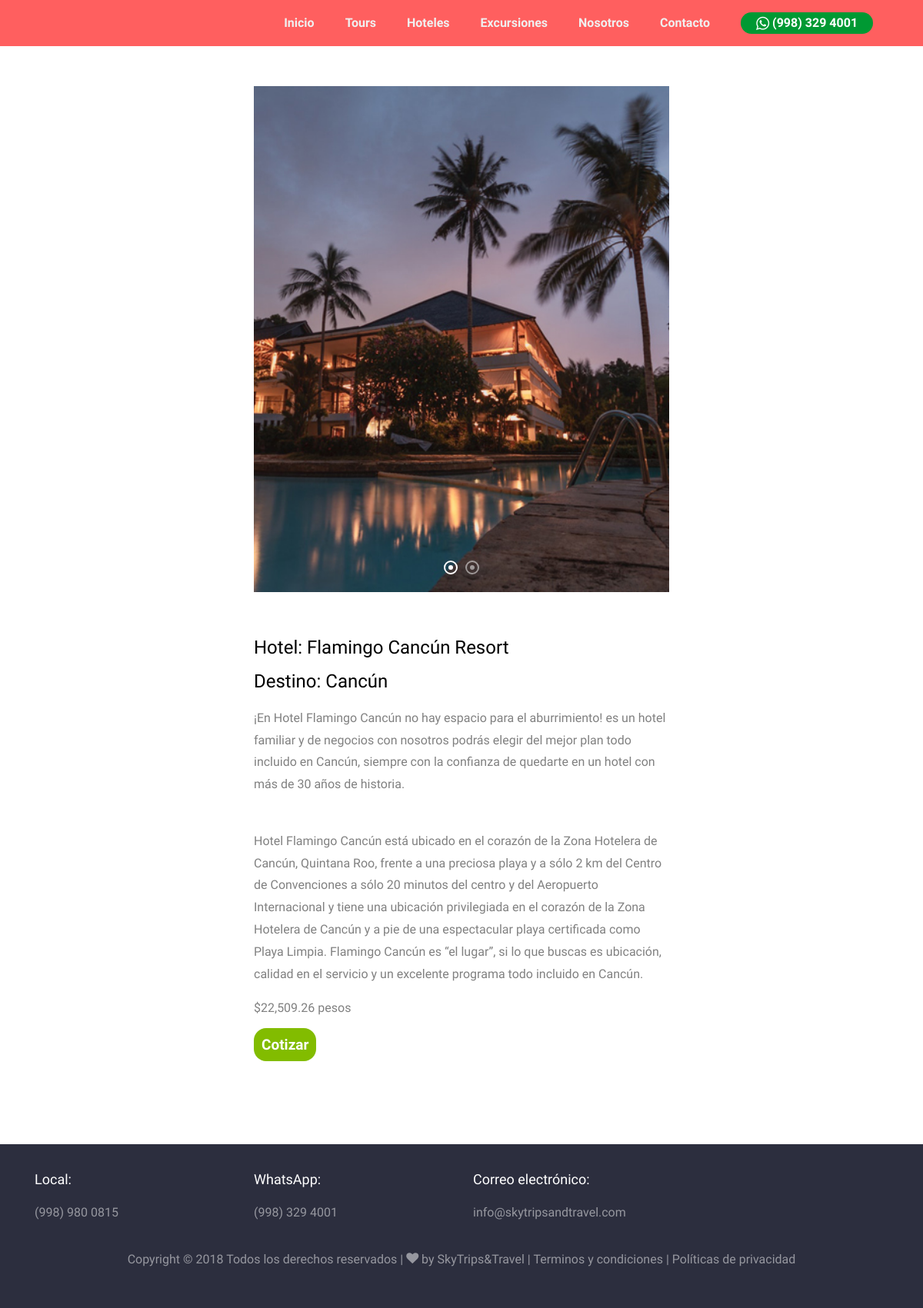
The app's page /hoteles/10, older data.
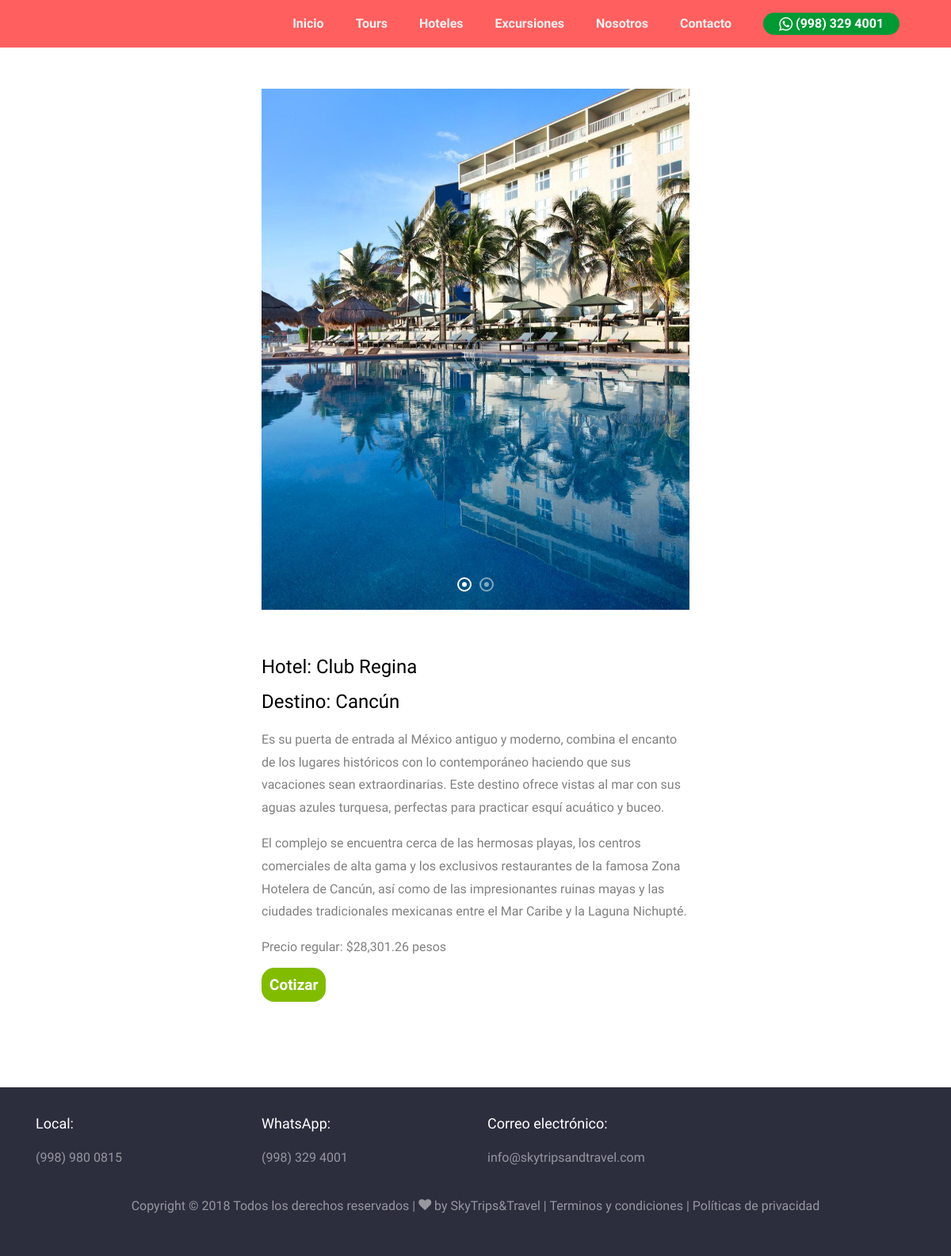
The same page, newer data.
### hoteles/models.py (models this page shows, shortened)
class imagenes(models.Model):
    property = models.ForeignKey(Hotele, related_name='images', on_delete=models.PROTECT)
    image = models.ImageField()
    class Meta:
        verbose_name = 'imagen'
        verbose_name_plural = 'Slider detalle'

class Hotele(models.Model):
    destino = models.CharField(max_length=50)
    nombre_hotel = models.CharField(max_length=50)
    capacidad_habitacion = models.CharField(max_length=50)
    costo = models.CharField(max_length=50)
    descripción = RichTextField()
    imagen = models.ImageField(verbose_name="Imagen", upload_to="hoteles")
    recomendado = models.BooleanField()
    creacion = models.DateTimeField(auto_now_add=True, verbose_name="Fecha de creación")
    actualizacion = models.DateTimeField(auto_now=True, verbose_name="Fecha de actualizacion")
    class Meta:
        verbose_name = 'Hoteles'
        verbose_name_plural = 'Hoteles'
        ordering = ['-creacion']

### hoteles/views.py (the view)
# urls.py: path('hoteles/<int:pk>', hoteles_views.hoteles_details, name="hoteles"),
def hoteles_details(request, pk):
    property = Hotele.objects.get(pk=pk)
    image_list = property.images.all()
    return render(request, "hoteles/hotelesdetails.html", {'hotel': property,'slider':image_list})

### hoteles/templates/hoteles/hotelesdetails.html (shortened to what this page needs)
{% extends 'core/base.html' %}
{% block  content %}
<section class="ftco-section">
  <div class="container">
    <div class="row">
      <div class="col-lg-12">
        <div class="row justify-content-center">
            <div class="col-md-6 col-lg-6 mb-6 ftco-animate">
              <section class="home-slider owl-carousel">
                {% for slide in slider %}
                  <div class="slider-item" style="min-height: 350px;background-image: url('{{slide.image.url}}');" data-stellar-background-ratio="0.5">
                  </div>
                {% endfor %}
              </section>
              <br>
              <h4 class="heading">Hotel: {{hotel.nombre_hotel}}</h3>
              <h4>Destino: {{hotel.destino}}</h4>
              <p>{{hotel.descripción|safe}}</p>
              <p class="price">{{hotel.costo}}</p>
              <a href="http://bit.ly/2OmOBYh" target="_blank"><span class="bt-copmprar price" style="color:white!important;font-size:19px;">Cotizar</span></a>
            </div>
        </div>
    </div>
  </div>
</section>
{% endblock %}

Row changes from the older to the newer data that the page shows:
changed imagenes: image: a different picture
changed Hotele "Cancún": nombre_hotel "Flamingo Cancún Resort" → "Club Regina"; descripción "¡En Hotel Flamingo Cancún no hay espacio para el aburrimiento! es un hotel familiar y de negocios con nosotros podrás elegir del mejor plan todo incluido en Cancún, siempre con la confianza de quedarte en un hotel con más de 30 años de historia. Hotel Flamingo Cancún está ubicado en el corazón de la Zona Hotelera de Cancún, Quintana Roo, frente a una preciosa playa y a sólo 2 km del Centro de Convenciones a sólo 20 minutos del centro y del Aeropuerto Internacional y tiene una ubicación privilegiada en el corazón de la Zona Hotelera de Cancún y a pie de una espectacular playa certificada como Playa Limpia. Flamingo Cancún es “el lugar”, si lo que buscas es ubicación, calidad en el servicio y…" → "Es su puerta de entrada al México antiguo y moderno, combina el encanto de los lugares históricos con lo contemporáneo haciendo que sus vacaciones sean extraordinarias. Este destino ofrece vistas al mar con sus aguas azules turquesa, perfectas para practicar esquí acuático y buceo. El complejo se encuentra cerca de las hermosas playas, los centros comerciales de alta gama y los exclusivos restaurantes de la famosa Zona Hotelera de Cancún, así como de las impresionantes ruinas mayas y las ciudades tradicionales mexicanas entre el Mar Caribe y la Laguna Nichupté."; costo "$22,509.26 pesos" → "Precio regular: $28,301.26 pesos"
